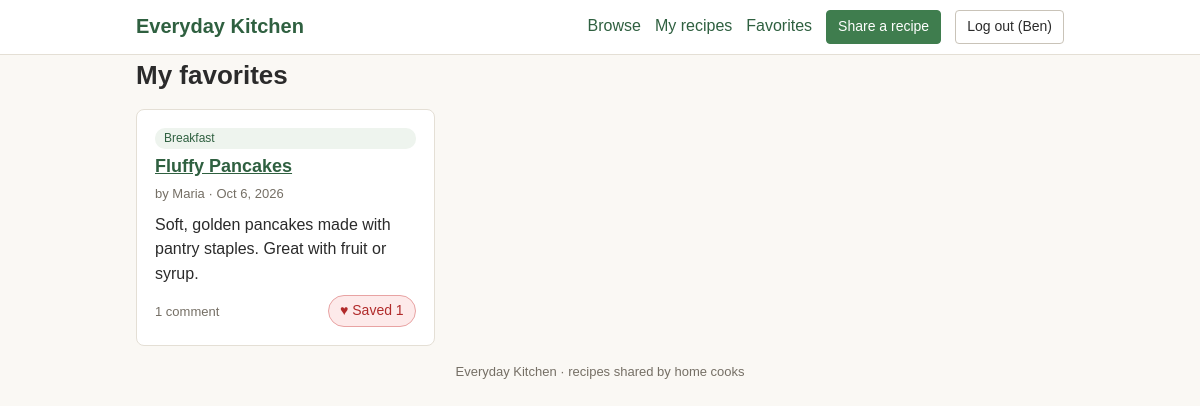
Page /favorites.php (signed in) on the committed database.
### tables this page shows
CREATE TABLE `recipes` (
  `id` int(10) UNSIGNED NOT NULL,
  `user_id` int(10) UNSIGNED NOT NULL,
  `category_id` int(10) UNSIGNED NOT NULL,
  `title` varchar(100) NOT NULL,
  `description` varchar(300) NOT NULL,
  `steps` text NOT NULL,
  `base_servings` tinyint(3) UNSIGNED NOT NULL DEFAULT 4,
  `created_at` timestamp NOT NULL DEFAULT current_timestamp(),
  `edited_at` timestamp NULL DEFAULT NULL
);

CREATE TABLE `categories` (
  `id` int(10) UNSIGNED NOT NULL,
  `name` varchar(50) NOT NULL
);

CREATE TABLE `users` (
  `id` int(10) UNSIGNED NOT NULL,
  `name` varchar(50) NOT NULL,
  `email` varchar(255) NOT NULL,
  `password_hash` varchar(255) NOT NULL,
  `created_at` timestamp NOT NULL DEFAULT current_timestamp()
);

### bootstrap.php (called while the page is built, shortened)
<?php
require_once __DIR__ . '/includes/helpers.php';
spl_autoload_register(function (string $class): void {
    $file = __DIR__ . '/classes/' . $class . '.php';
});

### classes/Auth.php (called while the page is built, shortened)
<?php
final class Auth
{
    public static function check(): bool
    {
        return isset($_SESSION['user_id']);
    }
    public static function id(): ?int
    {
        return self::check() ? (int) $_SESSION['user_id'] : null;
    }
}

### classes/RecipeModel.php (called while the page is built, shortened)
<?php
final class RecipeModel
{
    public function favoritesOf(int $userId): array
    {
        return $this->fetchCards(
            '', [':fvuser' => $userId], $userId,
            'INNER JOIN favorites fv ON fv.recipe_id = r.id AND fv.user_id = :fvuser',
            'fv.created_at DESC, r.id DESC',
            100, 0
        );
    }
    private function fetchCards(
        string $whereSql,
        array $params,
        int $viewerId,
        string $extraJoin,
        string $orderBy,
        int $limit,
        int $offset
    ): array {
        $sql = "SELECT r.id, r.user_id, r.title, r.description, r.created_at, r.edited_at,
                       u.name AS author, c.name AS category,
                       (SELECT COUNT(*) FROM favorites f WHERE f.recipe_id = r.id) AS fav_count,
                       (SELECT COUNT(*) FROM comments cm WHERE cm.recipe_id = r.id) AS comment_count,
                       EXISTS (SELECT 1 FROM favorites f2
                                WHERE f2.recipe_id = r.id AND f2.user_id = :me) AS is_fav
                  FROM recipes r
                  INNER JOIN users u      ON u.id = r.user_id
                  INNER JOIN categories c ON c.id = r.category_id
                  $extraJoin
                  $whereSql
                 ORDER BY $orderBy
                 LIMIT :lim OFFSET :off";
        $stmt = $this->pdo->prepare($sql);
        foreach ($params as $name => $value) {
            $stmt->bindValue($name, $value, is_int($value) ? PDO::PARAM_INT : PDO::PARAM_STR);
        }
        $stmt->bindValue(':me', $viewerId, PDO::PARAM_INT);
        $stmt->bindValue(':lim', $limit, PDO::PARAM_INT);
        $stmt->bindValue(':off', $offset, PDO::PARAM_INT);
        $stmt->execute();
        return $stmt->fetchAll();
    }
}

### includes/recipe_card.php (the view, shortened to what this page needs)
<article class="card recipe-card" id="recipe-<?= (int) $r['id'] ?>">
    <p class="tag"><?= e($r['category']) ?></p>
    <h3 class="card-title">
        <a href="recipe.php?id=<?= (int) $r['id'] ?>"><?= e($r['title']) ?></a>
    </h3>
    <p class="meta">by <?= e($r['author']) ?> · <?= e(format_date($r['created_at'])) ?></p>
    <p class="card-descr"><?= e($r['description']) ?></p>
    <div class="card-foot">
        <span class="meta"><?= (int) $r['comment_count'] ?> comment<?= (int) $r['comment_count'] === 1 ? '' : 's' ?></span>
        <?= fav_button((int) $r['id'], (bool) $r['is_fav'], (int) $r['fav_count'], $removeCard ?? false) ?>
    </div>
</article>

### favorites.php (shortened to what this page needs)
<?php
require_once __DIR__ . '/bootstrap.php';
$recipes = (new RecipeModel($pdo))->favoritesOf((int) Auth::id());
require __DIR__ . '/includes/header.php';
?>
<h1>My favorites</h1>
<div class="recipe-grid" id="favorites-grid">
    <?php foreach ($recipes as $r): $removeCard = true; include __DIR__ . '/includes/recipe_card.php'; endforeach; ?>
</div>
<?php require __DIR__ . '/includes/footer.php'; ?>

### includes/helpers.php (shortened to what this page needs)
<?php
function e(?string $value): string
{
    return htmlspecialchars((string) $value, ENT_QUOTES | ENT_SUBSTITUTE, 'UTF-8');
}
function format_date(?string $datetime): string
{
    return $datetime ? date('M j, Y', strtotime($datetime)) : '';
}
function fav_button(int $recipeId, bool $isFav, int $count, bool $removeCard = false): string
{
    return '<button type="button" class="fav-btn' . ($isFav ? ' is-saved' : '') . '"'
        . ' data-recipe-id="' . $recipeId . '"'
        . ' aria-pressed="' . ($isFav ? 'true' : 'false') . '"'
        . ($removeCard ? ' data-remove-card="1"' : '') . '>'
        . '<span class="fav-icon" aria-hidden="true">' . ($isFav ? '&#9829;' : '&#9825;') . '</span> '
        . '<span class="fav-label">' . ($isFav ? 'Saved' : 'Save') . '</span> '
        . '<span class="fav-count">' . $count . '</span></button>';
}

### assets/css/style.css (style rules this page uses)
* { box-sizing: border-box; }
:root { --green: #3f7d4e; --green-dark: #2f6040; --bg: #faf8f4; --line: #e4dfd5; --muted: #756f65; --danger: #c23b3b; }
body { margin: 0; font-family: Arial, Helvetica, sans-serif; background: var(--bg); color: #2b2b2b; line-height: 1.55; }
h1 { font-size: 26px; margin: 0 0 14px; }
a { color: var(--green-dark); }
.card { background: #fff; border: 1px solid var(--line); border-radius: 8px; padding: 18px; margin-bottom: 16px; }
.recipe-grid { display: grid; grid-template-columns: repeat(auto-fill, minmax(260px, 1fr)); gap: 16px; }
.recipe-card { display: flex; flex-direction: column; margin: 0; transition: opacity .25s; }
.card-title { font-size: 18px; margin: 4px 0 2px; }
.card-descr { flex: 1; margin: 8px 0; }
.card-foot { display: flex; justify-content: space-between; align-items: center; gap: 8px; }
.tag { display: inline-block; margin: 0; padding: 1px 9px; font-size: 12px; background: #eef4ee; color: var(--green-dark); border-radius: 10px; }
.meta { margin: 2px 0 0; color: var(--muted); font-size: 13px; }
.fav-btn { font: inherit; font-size: 14px; padding: 4px 11px; background: #fff; border: 1px solid #c9c3b8; border-radius: 16px; cursor: pointer; }
.fav-btn.is-saved { background: #fdeaea; border-color: #e8a3a3; color: #b12b2b; }

### rows in the picture
recipes: category.name "Breakfast", title "Fluffy Pancakes", user.name "Maria", created_at "Oct 6, 2026", description "Soft, golden pancakes made with pantry staples. Great with fruit or syrup.", comment_count "1", id "1"

### other values in the picture
Auth::name() "Ben"
